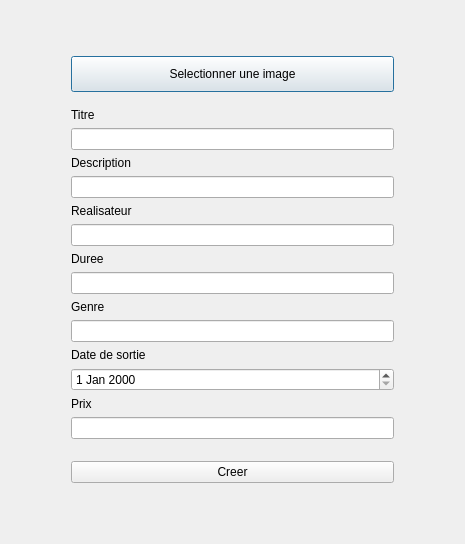
<?xml version="1.0" encoding="UTF-8"?>
<ui version="4.0">
 <class>CreateFilm</class>
 <widget class="QDialog" name="CreateFilm">
  <property name="geometry">
   <rect>
    <x>0</x>
    <y>0</y>
    <width>465</width>
    <height>544</height>
   </rect>
  </property>
  <property name="windowTitle">
   <string>Créer un film</string>
  </property>
  <layout class="QGridLayout" name="gridLayout_2">
   <item row="0" column="0">
    <layout class="QGridLayout" name="gridLayout">
     <item row="0" column="1">
      <layout class="QFormLayout" name="formLayout">
       <item row="2" column="0" colspan="2">
        <widget class="QPushButton" name="pushButton_2">
         <property name="styleSheet">
          <string notr="true">margin-bottom: 10px;
padding: 10px;</string>
         </property>
         <property name="text">
          <string>Selectionner une image</string>
         </property>
        </widget>
       </item>
       <item row="3" column="0">
        <widget class="QLabel" name="titreLabel">
         <property name="text">
          <string>Titre</string>
         </property>
        </widget>
       </item>
       <item row="4" column="0" colspan="2">
        <widget class="QLineEdit" name="titreLineEdit"/>
       </item>
       <item row="5" column="0">
        <widget class="QLabel" name="descriptionLabel">
         <property name="text">
          <string>Description</string>
         </property>
        </widget>
       </item>
       <item row="6" column="0" colspan="2">
        <widget class="QLineEdit" name="descriptionLineEdit"/>
       </item>
       <item row="7" column="0">
        <widget class="QLabel" name="realisateurLabel">
         <property name="text">
          <string>Realisateur</string>
         </property>
        </widget>
       </item>
       <item row="8" column="0" colspan="2">
        <widget class="QLineEdit" name="realisateurLineEdit"/>
       </item>
       <item row="9" column="0">
        <widget class="QLabel" name="dureeLabel">
         <property name="text">
          <string>Duree</string>
         </property>
        </widget>
       </item>
       <item row="10" column="0" colspan="2">
        <widget class="QLineEdit" name="dureeLineEdit"/>
       </item>
       <item row="11" column="0">
        <widget class="QLabel" name="genreLabel">
         <property name="text">
          <string>Genre</string>
         </property>
        </widget>
       </item>
       <item row="12" column="0" colspan="2">
        <widget class="QLineEdit" name="genreLineEdit"/>
       </item>
       <item row="13" column="0">
        <widget class="QLabel" name="dateDeSortieLabel">
         <property name="text">
          <string>Date de sortie</string>
         </property>
        </widget>
       </item>
       <item row="14" column="0" colspan="2">
        <widget class="QDateEdit" name="dateDeSortieDateEdit"/>
       </item>
       <item row="15" column="0">
        <widget class="QLabel" name="prixLabel">
         <property name="text">
          <string>Prix</string>
         </property>
        </widget>
       </item>
       <item row="16" column="0" colspan="2">
        <widget class="QLineEdit" name="prixLineEdit"/>
       </item>
       <item row="17" column="0">
        <spacer name="verticalSpacer">
         <property name="orientation">
          <enum>Qt::Vertical</enum>
         </property>
         <property name="sizeType">
          <enum>QSizePolicy::Fixed</enum>
         </property>
         <property name="sizeHint" stdset="0">
          <size>
           <width>10</width>
           <height>10</height>
          </size>
         </property>
        </spacer>
       </item>
       <item row="18" column="0" colspan="2">
        <widget class="QPushButton" name="pushButton">
         <property name="text">
          <string>Creer</string>
         </property>
        </widget>
       </item>
       <item row="1" column="0" colspan="2">
        <widget class="QLabel" name="error">
         <property name="styleSheet">
          <string notr="true">font-size: 20px;
color: &quot;#FCA311&quot;;
margin-bottom: 16px;</string>
         </property>
         <property name="text">
          <string/>
         </property>
        </widget>
       </item>
      </layout>
     </item>
     <item row="0" column="3">
      <spacer name="horizontalSpacer_2">
       <property name="orientation">
        <enum>Qt::Horizontal</enum>
       </property>
       <property name="sizeType">
        <enum>QSizePolicy::Maximum</enum>
       </property>
       <property name="sizeHint" stdset="0">
        <size>
         <width>60</width>
         <height>200</height>
        </size>
       </property>
      </spacer>
     </item>
     <item row="0" column="0">
      <spacer name="horizontalSpacer">
       <property name="orientation">
        <enum>Qt::Horizontal</enum>
       </property>
       <property name="sizeType">
        <enum>QSizePolicy::Maximum</enum>
       </property>
       <property name="sizeHint" stdset="0">
        <size>
         <width>60</width>
         <height>20</height>
        </size>
       </property>
      </spacer>
     </item>
    </layout>
   </item>
  </layout>
 </widget>
 <resources/>
 <connections/>
</ui>
